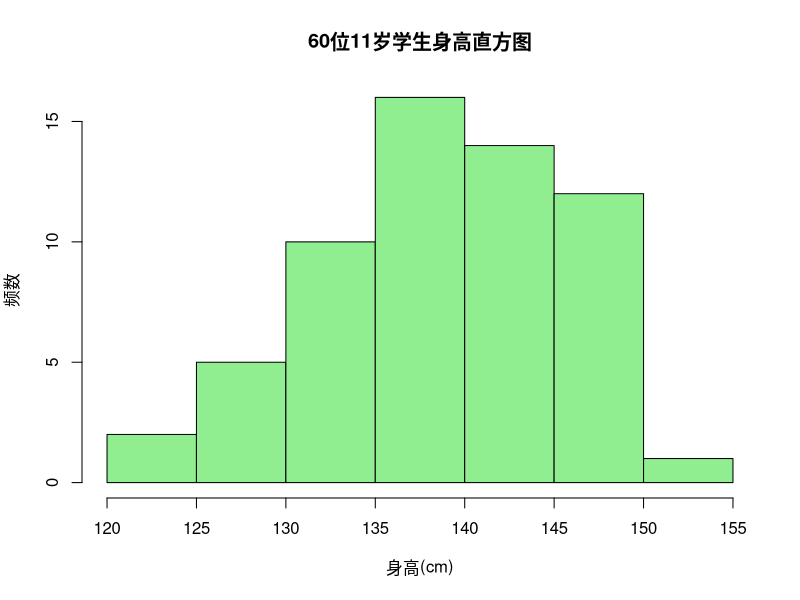

Write R code to recreate this figure.
#lab4-7
# 某小学60位11岁学生身高数据(cm)
height <- c(126,149,143,141,127,123,137,132,135,134,
            146,142,135,141,150,137,144,137,134,139,
            148,144,142,137,147,138,140,132,149,131,
            139,142,138,145,147,137,135,142,151,146,
            129,120,143,145,142,136,147,128,142,132,
            138,139,147,128,139,146,139,131,138,149)

# --------------------
# (1) 绘制身高直方图
# --------------------
hist(height,
     main = "60位11岁学生身高直方图",  # 标题
     xlab = "身高(cm)",                # X轴
     ylab = "频数",                    # Y轴
     col = "lightgreen",               # 填充色
     border = "black")                 # 边框色

# --------------------
# (2) 绘制身高茎叶图
# --------------------
stem(height)
